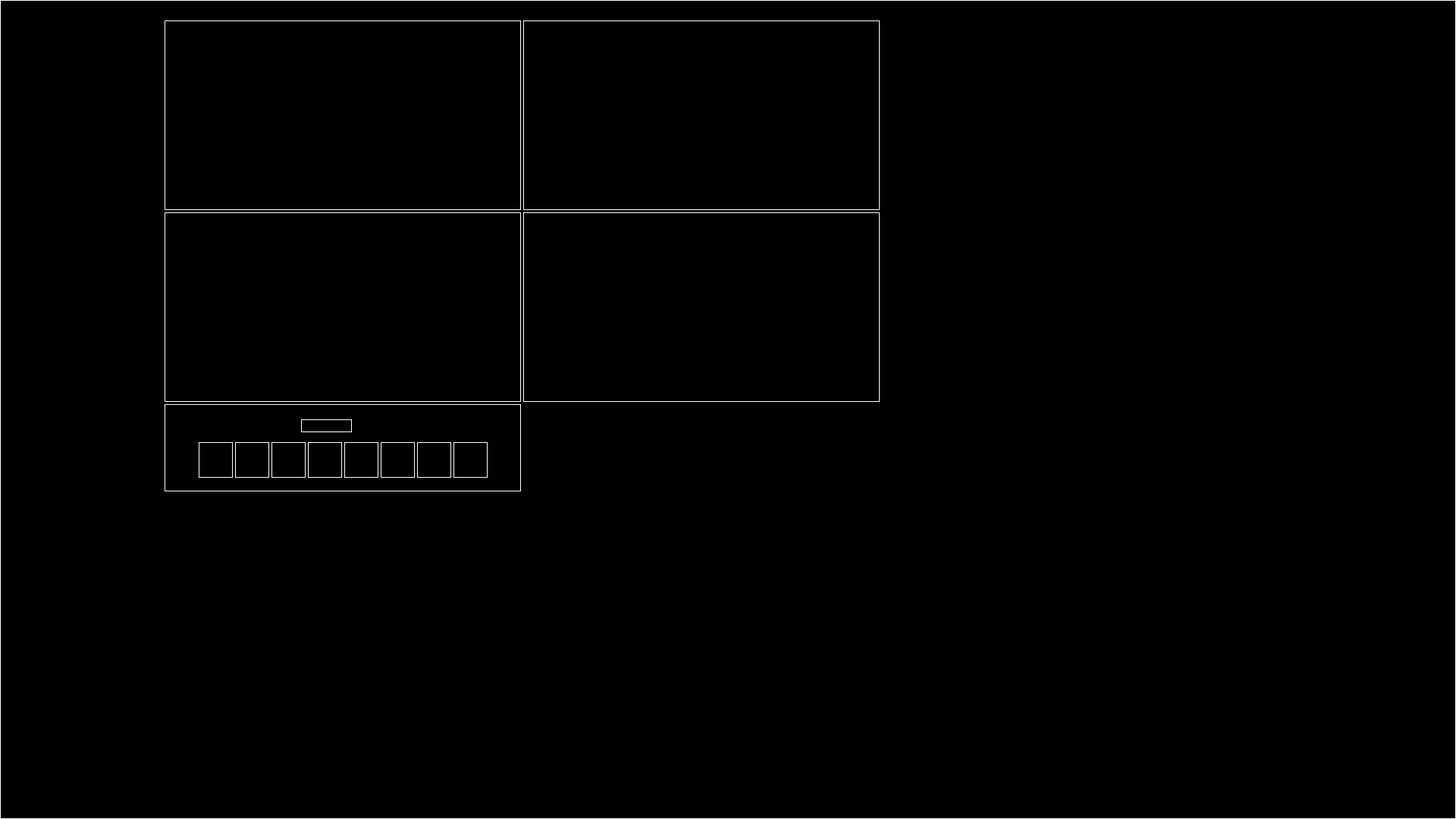
<?xml version="1.0" encoding="UTF-8"?>
<ui version="4.0">
 <class>TestForm</class>
 <widget class="QWidget" name="TestForm">
  <property name="geometry">
   <rect>
    <x>0</x>
    <y>0</y>
    <width>1920</width>
    <height>1080</height>
   </rect>
  </property>
  <property name="minimumSize">
   <size>
    <width>1024</width>
    <height>768</height>
   </size>
  </property>
  <property name="windowTitle">
   <string>Form</string>
  </property>
  <property name="styleSheet">
   <string notr="true">border:1px solid rgb(255,255,255);background-color:rgb(0,0,0);</string>
  </property>
  <widget class="QLabel" name="widget_MonitorWin1">
   <property name="geometry">
    <rect>
     <x>217</x>
     <y>27</y>
     <width>470</width>
     <height>250</height>
    </rect>
   </property>
   <property name="text">
    <string/>
   </property>
  </widget>
  <widget class="QLabel" name="widget_MonitorWin2">
   <property name="geometry">
    <rect>
     <x>690</x>
     <y>27</y>
     <width>470</width>
     <height>250</height>
    </rect>
   </property>
   <property name="text">
    <string/>
   </property>
  </widget>
  <widget class="QLabel" name="widget_MonitorWin4">
   <property name="geometry">
    <rect>
     <x>690</x>
     <y>280</y>
     <width>470</width>
     <height>250</height>
    </rect>
   </property>
   <property name="text">
    <string/>
   </property>
  </widget>
  <widget class="QWidget" name="widget_CarChose" native="true">
   <property name="geometry">
    <rect>
     <x>217</x>
     <y>533</y>
     <width>470</width>
     <height>115</height>
    </rect>
   </property>
   <widget class="QPushButton" name="pushButton_Car1">
    <property name="geometry">
     <rect>
      <x>45</x>
      <y>50</y>
      <width>45</width>
      <height>47</height>
     </rect>
    </property>
    <property name="text">
     <string/>
    </property>
   </widget>
   <widget class="QPushButton" name="pushButton_Car2">
    <property name="geometry">
     <rect>
      <x>93</x>
      <y>50</y>
      <width>45</width>
      <height>47</height>
     </rect>
    </property>
    <property name="text">
     <string/>
    </property>
   </widget>
   <widget class="QPushButton" name="pushButton_Car3">
    <property name="geometry">
     <rect>
      <x>141</x>
      <y>50</y>
      <width>45</width>
      <height>47</height>
     </rect>
    </property>
    <property name="text">
     <string/>
    </property>
   </widget>
   <widget class="QPushButton" name="pushButton_Car4">
    <property name="geometry">
     <rect>
      <x>189</x>
      <y>50</y>
      <width>45</width>
      <height>47</height>
     </rect>
    </property>
    <property name="text">
     <string/>
    </property>
   </widget>
   <widget class="QPushButton" name="pushButton_Car5">
    <property name="geometry">
     <rect>
      <x>237</x>
      <y>50</y>
      <width>45</width>
      <height>47</height>
     </rect>
    </property>
    <property name="text">
     <string/>
    </property>
   </widget>
   <widget class="QPushButton" name="pushButton_Car6">
    <property name="geometry">
     <rect>
      <x>285</x>
      <y>50</y>
      <width>45</width>
      <height>47</height>
     </rect>
    </property>
    <property name="text">
     <string/>
    </property>
   </widget>
   <widget class="QPushButton" name="pushButton_Car7">
    <property name="geometry">
     <rect>
      <x>333</x>
      <y>50</y>
      <width>45</width>
      <height>47</height>
     </rect>
    </property>
    <property name="text">
     <string/>
    </property>
   </widget>
   <widget class="QPushButton" name="pushButton_Car8">
    <property name="geometry">
     <rect>
      <x>381</x>
      <y>50</y>
      <width>45</width>
      <height>47</height>
     </rect>
    </property>
    <property name="text">
     <string/>
    </property>
   </widget>
   <widget class="QLabel" name="labelCarChose">
    <property name="geometry">
     <rect>
      <x>180</x>
      <y>20</y>
      <width>67</width>
      <height>17</height>
     </rect>
    </property>
    <property name="text">
     <string/>
    </property>
   </widget>
  </widget>
  <widget class="QLabel" name="widget_MonitorWin3">
   <property name="geometry">
    <rect>
     <x>217</x>
     <y>280</y>
     <width>470</width>
     <height>250</height>
    </rect>
   </property>
   <property name="text">
    <string/>
   </property>
  </widget>
 </widget>
 <resources/>
 <connections/>
</ui>
